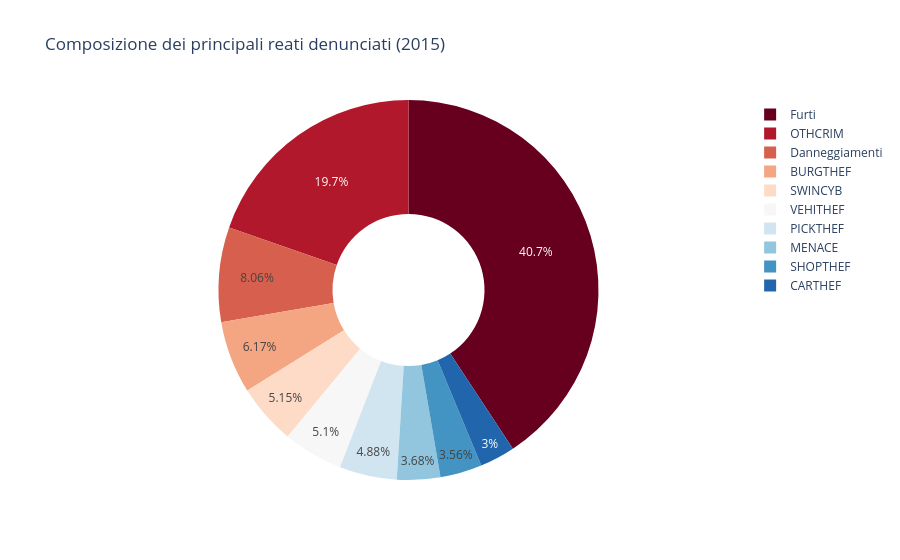

Notebook cell for this chart:
### Code cell
# Creiamo il dizionario di mapping nel tuo Notebook
mapping_ita = {
    'INTENHOM': 'Omicidi volontari', 'THEFT': 'Furti', 'ROBBER': 'Rapine',
    'DRUG': 'Stupefacenti', 'ARSON': 'Incendi', 'CYBERCRIM': 'Crimini Informatici',
    'DAMAGE': 'Danneggiamenti', 'EXTORT': 'Estorsioni', 'RAPE': 'Violenza Sessuale',
    'MONEYLAU': 'Riciclaggio', 'USURY': 'Usura', 'KIDNAPP': 'Sequestro di Persona'
}

df_top_reati = con.execute(f"""
    SELECT codice_reato, SUM(numero_denunce) as totale
    FROM '{parquet_path}'
    WHERE anno = '2015' AND codice_reato != 'TOT'
    GROUP BY codice_reato
    ORDER BY totale DESC
    LIMIT 10
""").df()

# Applichiamo il nome in italiano
df_top_reati['reato_it'] = df_top_reati['codice_reato'].map(mapping_ita).fillna(df_top_reati['codice_reato'])

fig_pie = px.pie(df_top_reati, values='totale', names='reato_it', 
                 title='Composizione dei principali reati denunciati (2015)',
                 hole=0.4, color_discrete_sequence=px.colors.sequential.RdBu)
fig_pie.show()

### Figure 1 — Plotly figure (JSON) as saved in the notebook; plotly's stock layout.template omitted (floating-point values rounded to 4 significant figures)
{"data": [{"domain": {"x": [0, 1], "y": [0, 1]}, "hole": 0.4, "hovertemplate": "reato_it=%{label}<br>totale=%{value}<extra></extra>", "labels": ["Furti", "OTHCRIM", "Danneggiamenti", "BURGTHEF", "SWINCYB", "VEHITHEF", "PICKTHEF", "MENACE", "SHOPTHEF", "CARTHEF"], "legendgroup": "", "name": "", "showlegend": true, "type": "pie", "values": [15300000.0, 7380000.0, 3025000.0, 2317000.0, 1933000.0, 1916000.0, 1833000.0, 1383000.0, 1336000.0, 1128000.0]}], "layout": {"legend": {"tracegroupgap": 0}, "piecolorway": ["rgb(103,0,31)", "rgb(178,24,43)", "rgb(214,96,77)", "rgb(244,165,130)", "rgb(253,219,199)", "rgb(247,247,247)", "rgb(209,229,240)", "rgb(146,197,222)", "rgb(67,147,195)", "rgb(33,102,172)", "rgb(5,48,97)"], "title": {"text": "Composizione dei principali reati denunciati (2015)"}}}
